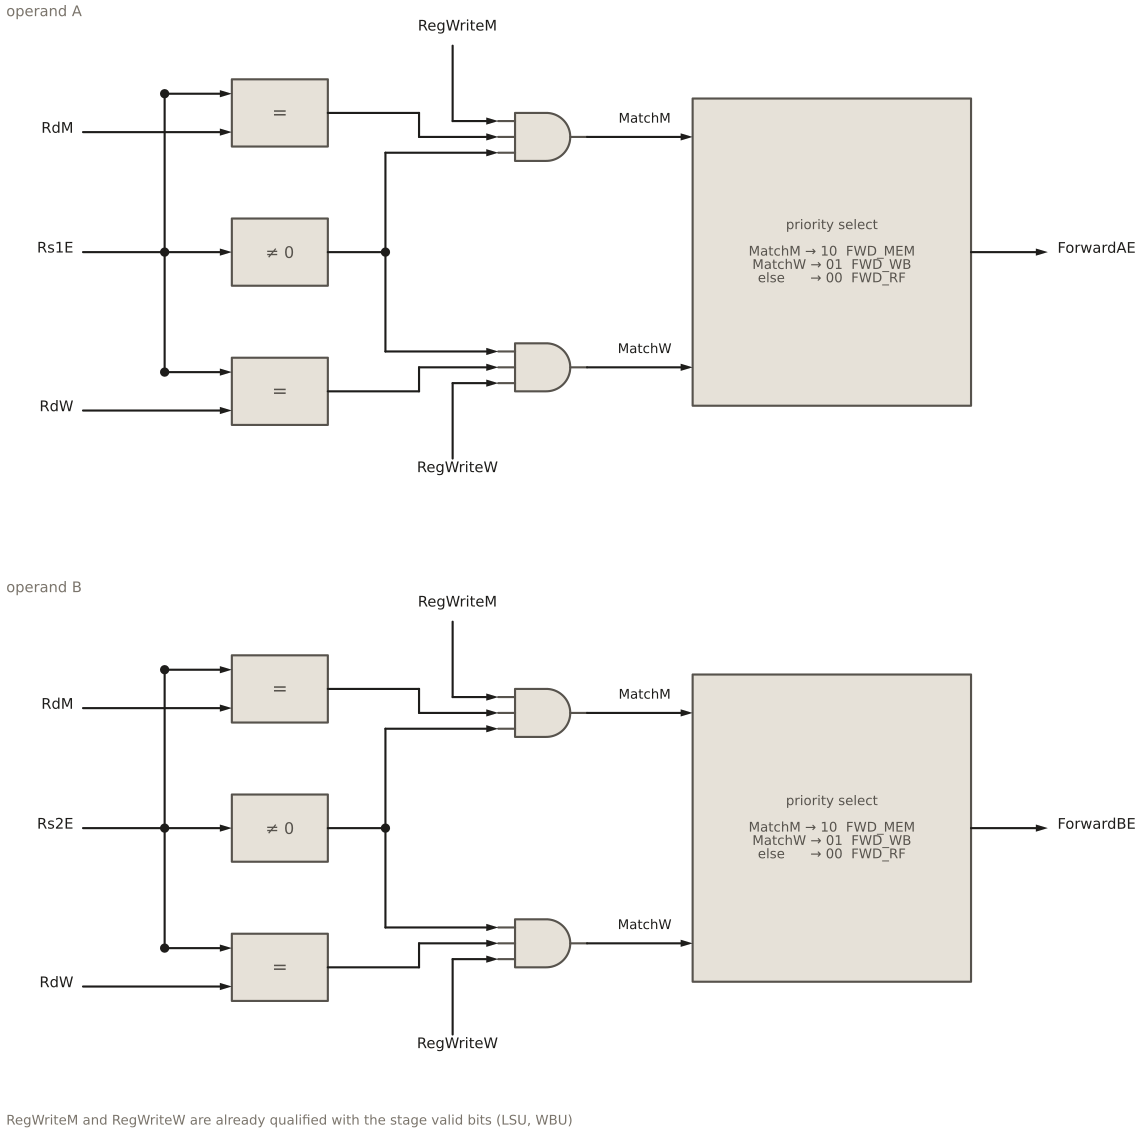

This figure's Python source:
"""Hazard unit (HIPV rtl/core/hazard/hazard.sv): for each Execute operand,
compare the source register with RdM and RdW, qualify with RegWrite and
rs != x0, and select M over W (the newest value) over the register file."""
from schemdraw import flow, logic
from schemdraw import elements as elm
from _style import new_drawing, block, line, GREY


def arrow(d, a, b):
    d.add(elm.Arrow().at(a).to(b))


def dot(d, xy):
    d.add(elm.Dot().at(xy))


def label(d, xy, text, **kw):
    kw.setdefault("fontsize", 11)
    d.add(elm.Label().at(xy).label(text, **kw))


def box(d, l, r, t, b, text, **kw):
    kw.setdefault("fontsize", 11)
    d.add(block(flow.Box(w=r - l, h=t - b)).at(((l + r) / 2, (t + b) / 2))
          .anchor("center").label(text, **kw))


def operand(d, y0, rs, fwd, title):
    """Forwarding logic for one operand, centred on y0."""
    label(d, (-1.8, y0 + 4.9), title, halign="left", color=GREY)

    # comparators
    bl, br = 3.0, 5.0
    box(d, bl, br, y0 + 3.6, y0 + 2.2, "=", fontsize=14)
    box(d, bl, br, y0 + 0.7, y0 - 0.7, "≠ 0", fontsize=12)
    box(d, bl, br, y0 - 2.2, y0 - 3.6, "=", fontsize=14)

    # rs fans out to all three
    xb = 1.6
    label(d, (-0.4, y0), rs, halign="right")
    line(d, (-0.1, y0), (xb, y0))
    line(d, (xb, y0 + 3.3), (xb, y0 - 2.5))
    dot(d, (xb, y0))
    for y in (y0 + 3.3, y0, y0 - 2.5):
        if y != y0:
            dot(d, (xb, y))
        arrow(d, (xb, y), (bl, y))
    for y, name in ((y0 + 2.5, "RdM"), (y0 - 3.3, "RdW")):
        label(d, (-0.4, y), name, halign="right")
        arrow(d, (-0.1, y), (bl, y))

    # AND gates: MatchM = RegWriteM & (rs == RdM) & (rs != 0), same for W
    gm = d.add(block(logic.And(inputs=3)).anchor("out").at((10.4, y0 + 2.4)))
    gw = d.add(block(logic.And(inputs=3)).anchor("out").at((10.4, y0 - 2.4)))
    M, W = gm.absanchors, gw.absanchors

    xe = 6.9
    line(d, (br, y0 + 2.9), (xe, y0 + 2.9), (xe, M["in2"][1]))
    arrow(d, (xe, M["in2"][1]), M["in2"])
    line(d, (br, y0 - 2.9), (xe, y0 - 2.9), (xe, W["in2"][1]))
    arrow(d, (xe, W["in2"][1]), W["in2"])

    xn = 6.2
    line(d, (br, y0), (xn, y0))
    dot(d, (xn, y0))
    line(d, (xn, y0), (xn, M["in3"][1]))
    arrow(d, (xn, M["in3"][1]), M["in3"])
    line(d, (xn, y0), (xn, W["in1"][1]))
    arrow(d, (xn, W["in1"][1]), W["in1"])

    xr = 7.6
    line(d, (xr, y0 + 4.3), (xr, M["in1"][1]))
    arrow(d, (xr, M["in1"][1]), M["in1"])
    label(d, (xr, y0 + 4.6), "RegWriteM")
    line(d, (xr, y0 - 4.3), (xr, W["in3"][1]))
    arrow(d, (xr, W["in3"][1]), W["in3"])
    label(d, (xr, y0 - 4.6), "RegWriteW")

    # priority select: M (newest) before W before the register file
    pl, pr = 12.6, 18.4
    box(d, pl, pr, y0 + 3.2, y0 - 3.2,
        "priority select\n\nMatchM → 10  FWD_MEM\nMatchW → 01  FWD_WB\nelse      → 00  FWD_RF",
        fontsize=10)
    arrow(d, M["out"], (pl, M["out"][1]))
    arrow(d, W["out"], (pl, W["out"][1]))
    label(d, ((M["out"][0] + pl) / 2, M["out"][1] + 0.3), "MatchM", fontsize=10)
    label(d, ((W["out"][0] + pl) / 2, W["out"][1] + 0.3), "MatchW", fontsize=10)
    arrow(d, (pr, y0), (pr + 1.6, y0))
    label(d, (pr + 1.7, y0), fwd, halign="left")


def draw():
    d = new_drawing()
    operand(d, 5.6, "Rs1E", "ForwardAE", "operand A")
    operand(d, -6.4, "Rs2E", "ForwardBE", "operand B")
    label(d, (-1.8, -12.6),
          "RegWriteM and RegWriteW are already qualified with the stage valid bits (LSU, WBU)",
          halign="left", fontsize=10, color=GREY)
    return d
